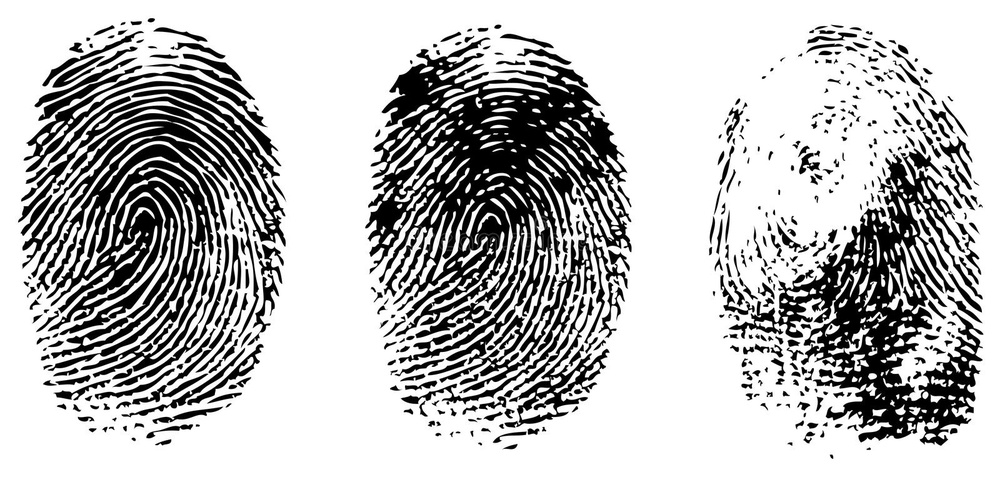
#> input picture lab4/1.jpg, 1000 x 477 px, shrunk from 1600 x 763 before the run
$ python lab4.py
#> lines starting #> are read from the running program, lines starting #| are printed output that depends on the picture
import cv2 as cv
import numpy as np
import matplotlib.pyplot as plt

def BGR2GRAY(img):
    # Grayscale
    gray = 0.2126 * img[..., 0] + 0.7152 * img[..., 1] + 0.0722 * img[..., 2]
    return gray

# Gabor Filter
def Gabor_filter(K_size=11, Sigma=1.5, Gamma=1.2, Lambda=3, Psi=0, angle=0):
	# get half size
	d = K_size // 2

	# prepare kernel
	gabor = np.zeros((K_size, K_size), dtype=np.float32)

	# each value
	for y in range(K_size):
		for x in range(K_size):
			# distance from center
			px = x - d
			py = y - d

			# degree -> radian
			theta = angle / 180. * np.pi

			# get kernel x
			_x = np.cos(theta) * px + np.sin(theta) * py

			# get kernel y
			_y = -np.sin(theta) * px + np.cos(theta) * py

			# fill kernel
			gabor[y, x] = np.exp(-(_x**2 + Gamma**2 * _y**2) / (2 * Sigma**2)) * np.cos(2*np.pi*_x/Lambda + Psi)

	# kernel normalization
	gabor /= np.sum(np.abs(gabor))

	return gabor

def Gabor_filtering(gray, K_size=11, Sigma=1.5, Gamma=1.2, Lambda=3, Psi=0, angle=0):
    # get shape
    H, W = gray.shape

    # prepare out image
    out = np.zeros((H, W), dtype=np.float32)

    # get gabor filter
    gabor = Gabor_filter(K_size=K_size, Sigma=Sigma, Gamma=Gamma, Lambda=Lambda, Psi=0, angle=angle)
    plt.imshow(gabor)
    plt.show()

    # filtering

    out = cv.filter2D(gray, -1, gabor)

    out = np.clip(out, 0, 255)
    out = out.astype(np.uint8)

    return out

def Gabor_process(img):
    # get shape
    H, W, _ = img.shape
#> H = 477; W = 1000

    # gray scale
    gray = BGR2GRAY(img).astype(np.float32)

    # define angle
    As = [0,30,45,60,90,120,135,150]

    # prepare pyplot
    plt.subplots_adjust(left=0, right=1, top=1, bottom=0, hspace=0, wspace=0.2)

    out = np.zeros([H, W], dtype=np.float32)

    # each angle
    for i, A in enumerate(As):
        # gabor filtering
        _out = Gabor_filtering(gray, K_size=11, Sigma=1.5, Gamma=1.2, Lambda=3, angle = A)

        plt.imshow( _out, cmap = 'gray')
        plt.show()

        # add gabor filtered image
        out += _out
#> this loop made 8 passes
#> pass 1, in Gabor_filtering, `plt.show()`:
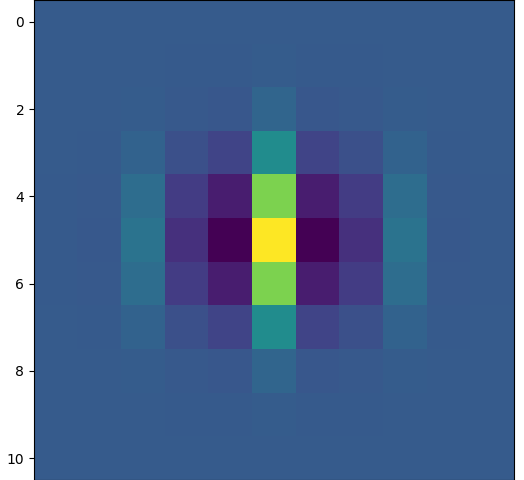
#> figure drawn by matplotlib, 1 panel
#> pass 1, in Gabor_filtering, `out = cv.filter2D(gray, -1, gabor)`:
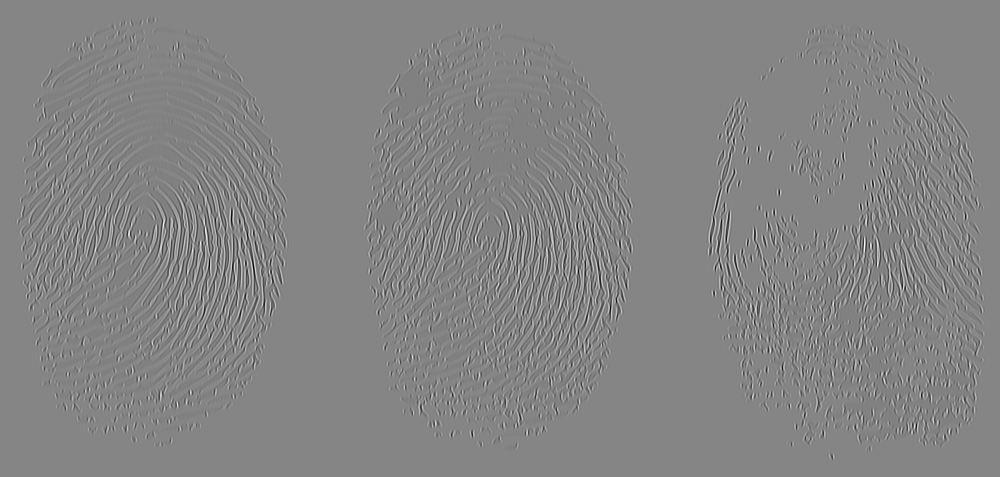
#> out: shape (477, 1000) float32; min -75, max 73.25, mean 2; drawn with min black and max white
#> pass 1, in Gabor_filtering, `out = np.clip(out, 0, 255)`:
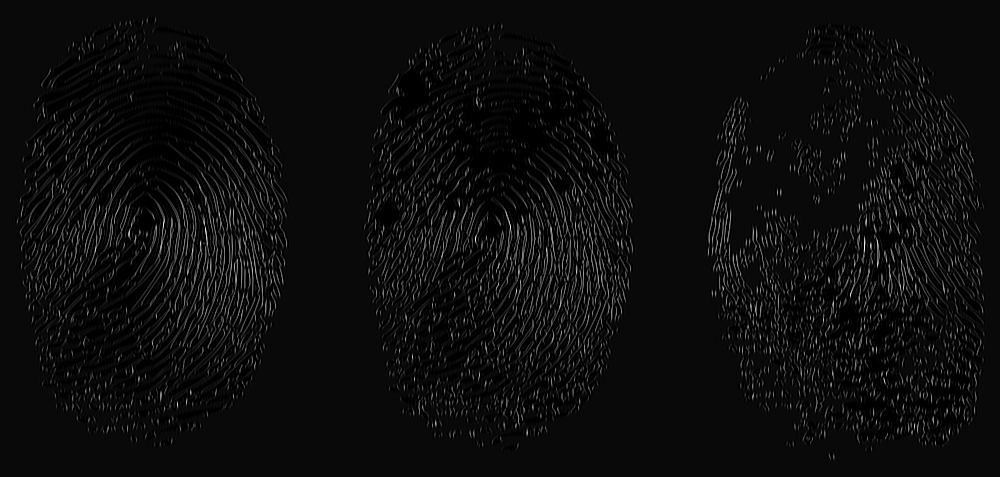
#> out: shape (477, 1000) float32; min 0, max 73.25, mean 3.7; drawn with min black and max white
#> pass 1, in Gabor_filtering, `out = out.astype(np.uint8)`:
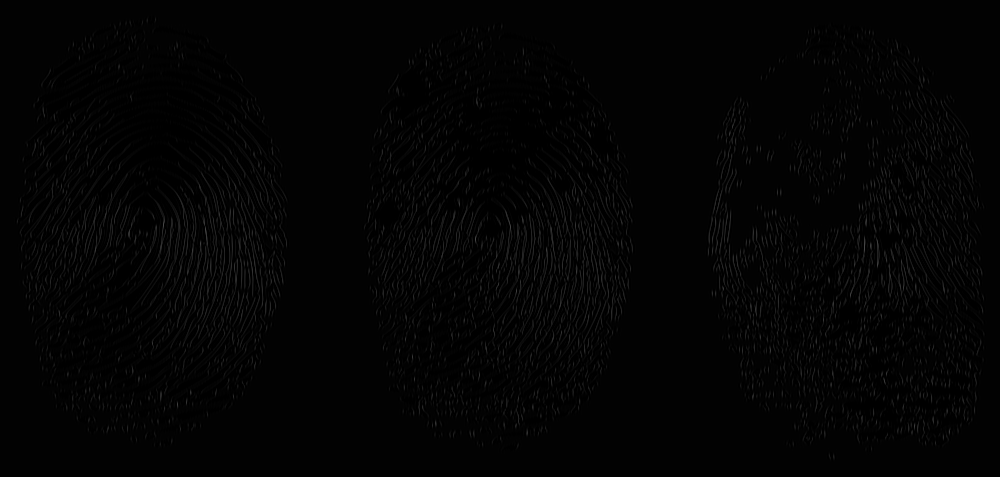
#> out: shape (477, 1000); min 0, max 73, mean 3.2
#> pass 2, in Gabor_filtering (call 2), `plt.show()`:
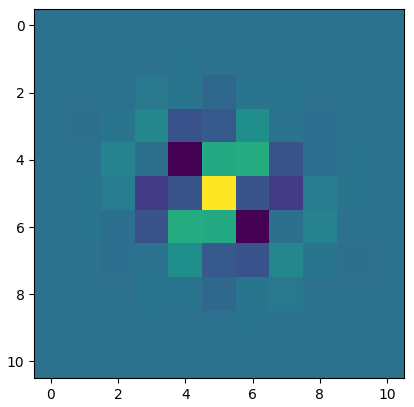
#> figure drawn by matplotlib, 1 panel
#> pass 2, in Gabor_process, `plt.show()`:
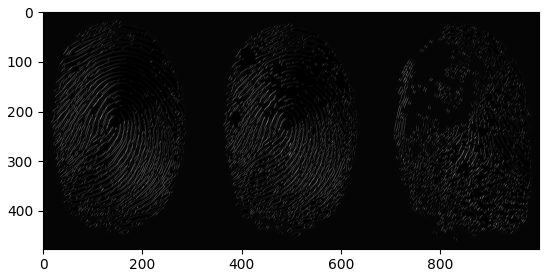
#> figure drawn by matplotlib, 1 panel
#> after the loop:
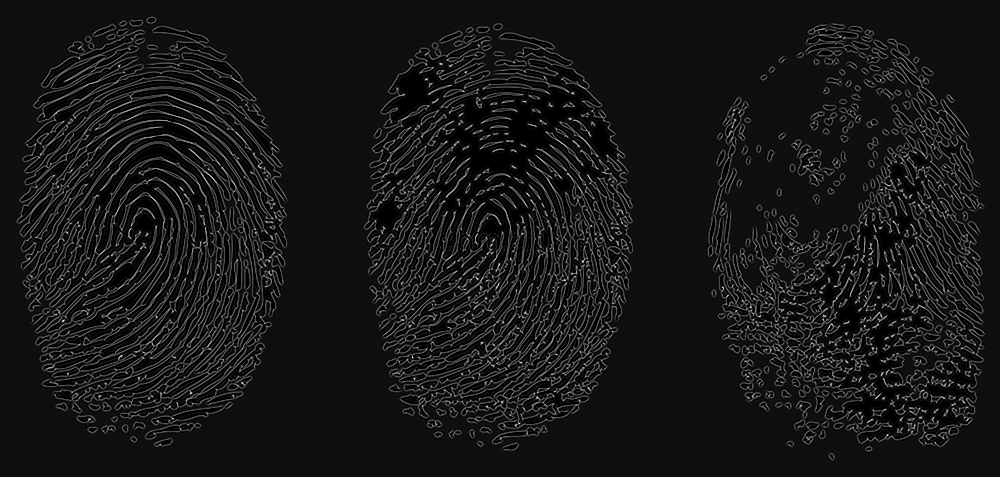
#> out: shape (477, 1000) float32; min 0, max 313, mean 28.7; drawn with min black and max white

    # scale normalization
    out = out / out.max() * 255
    out = out.astype(np.uint8)

    return out


# Read image
img = cv.imread(r"1.jpg").astype(np.float32)

# gabor process
out = Gabor_process(img)

cv.imwrite("out_1.jpg", out)
cv.imshow("result", out)
cv.waitKey(0)
cv.destroyAllWindows()

$ run again, with lab4/3.jpg copied over lab4/1.jpg
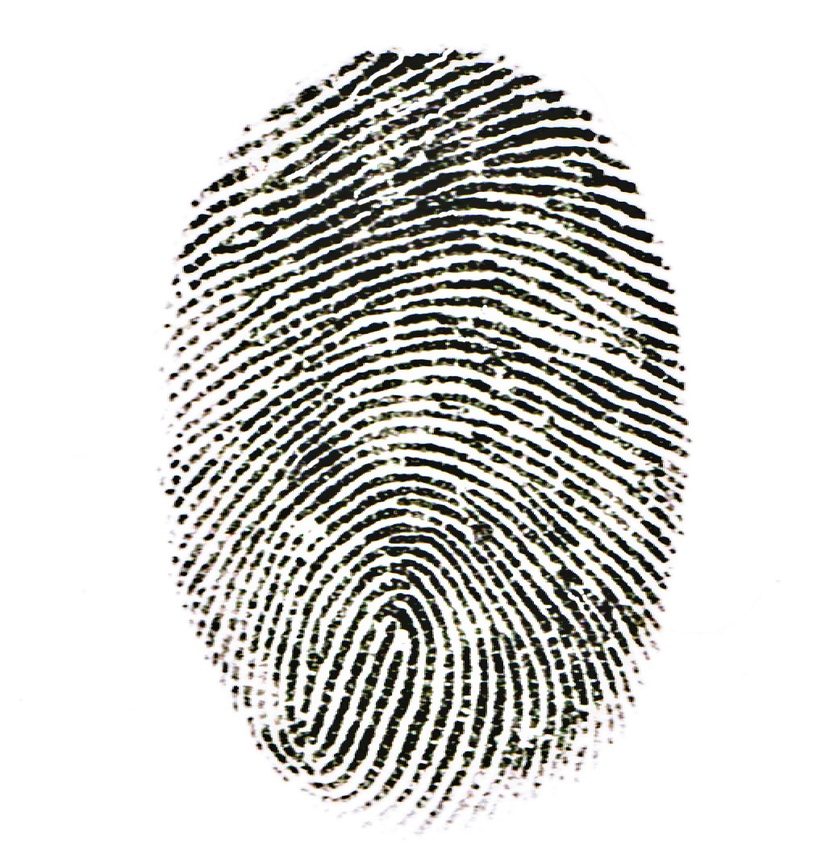
#> input picture lab4/3.jpg, 817 x 864 px, shrunk from 1013 x 1071 before the run
#> the loop in Gabor_process, `for i, A in enumerate(As):` made 8 passes
#> pass 1, in Gabor_filtering, `out = cv.filter2D(gray, -1, gabor)`:
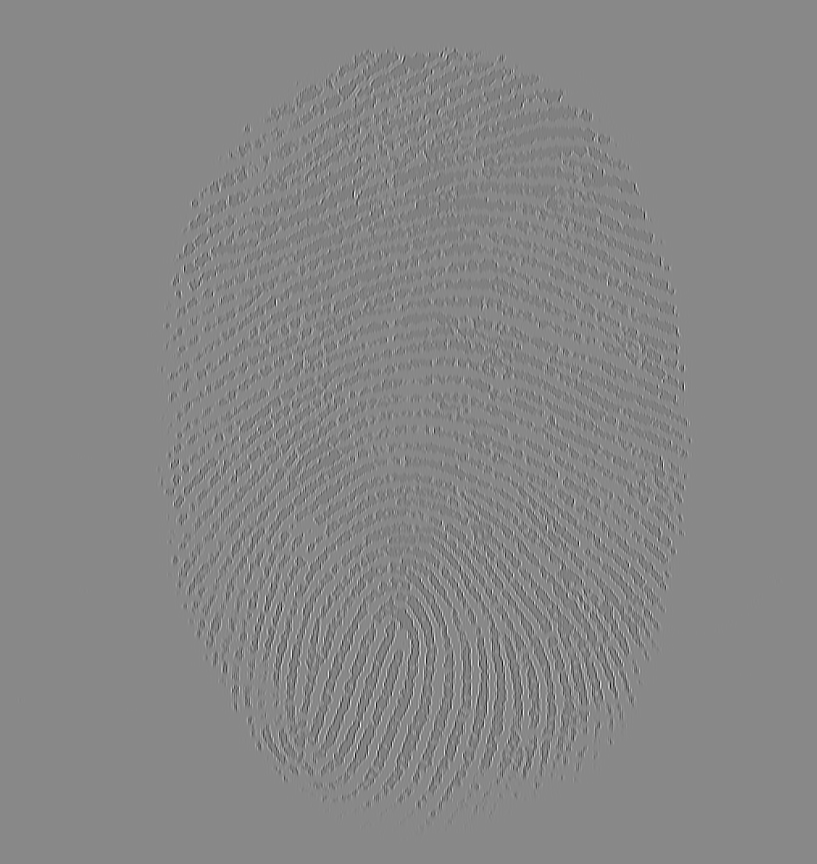
#> out: shape (864, 817) float32; min -36.54, max 36.59, mean 2.2; drawn with min black and max white
#> after the loop in Gabor_process, `for i, A in enumerate(As):`:
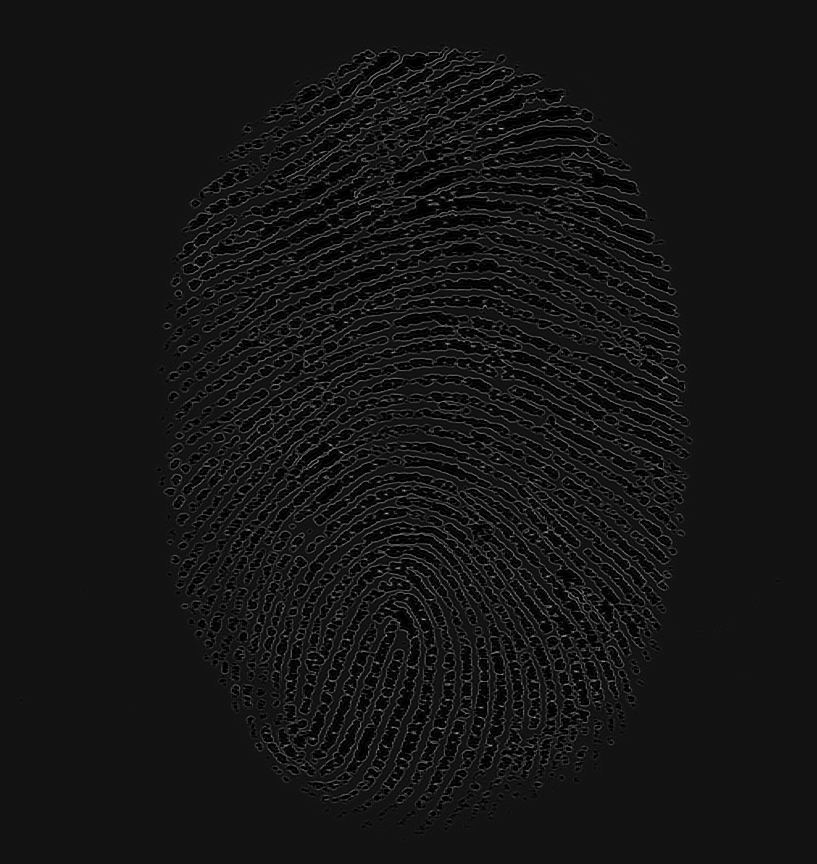
#> out: shape (864, 817) float32; min 0, max 189, mean 20.8

$ run again, with lab4/4.jpg copied over lab4/1.jpg
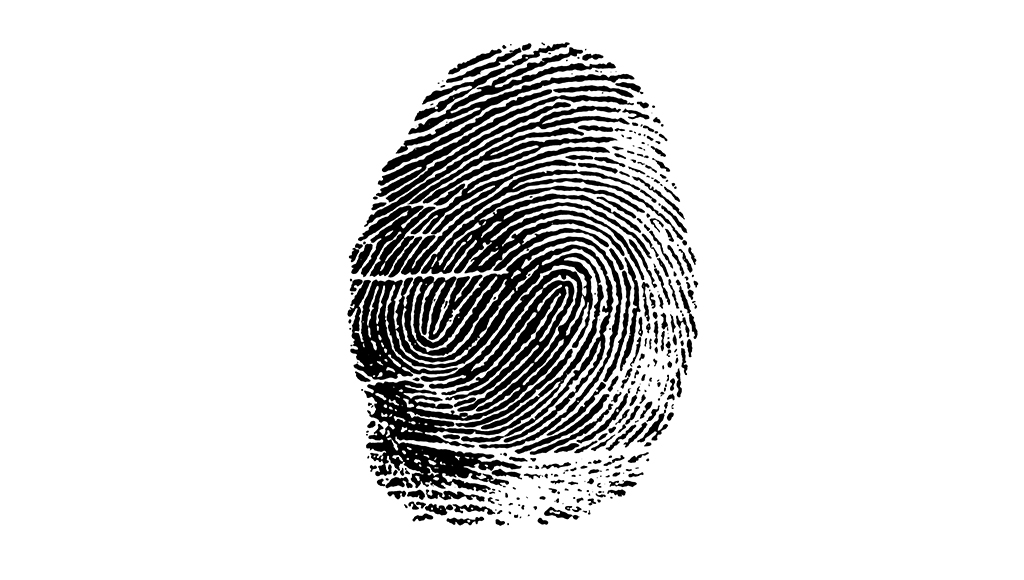
#> input picture lab4/4.jpg, 1024 x 580 px
#> after the loop in Gabor_process, `for i, A in enumerate(As):`:
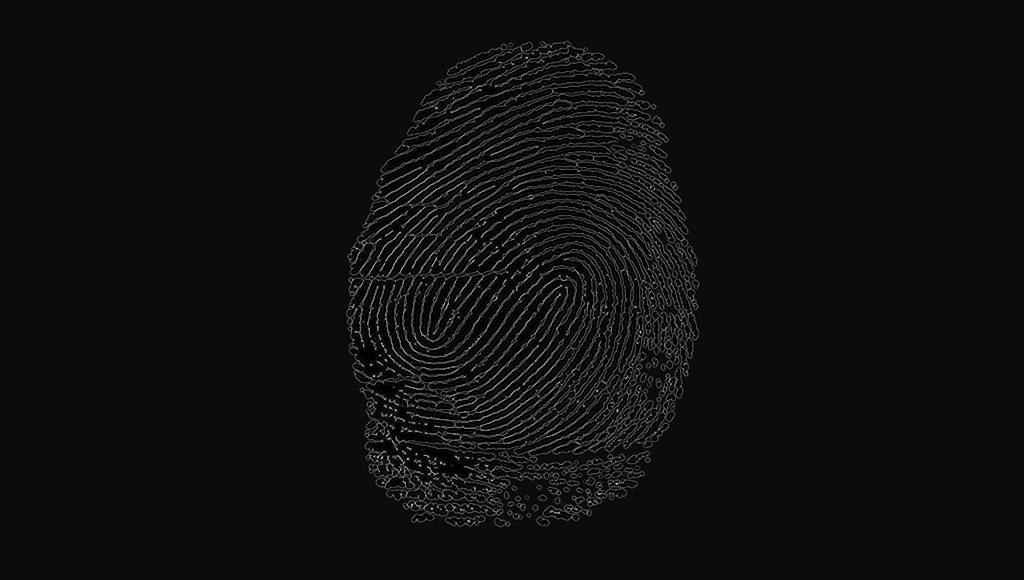
#> out: shape (580, 1024) float32; min 0, max 380, mean 23.5; drawn with min black and max white
